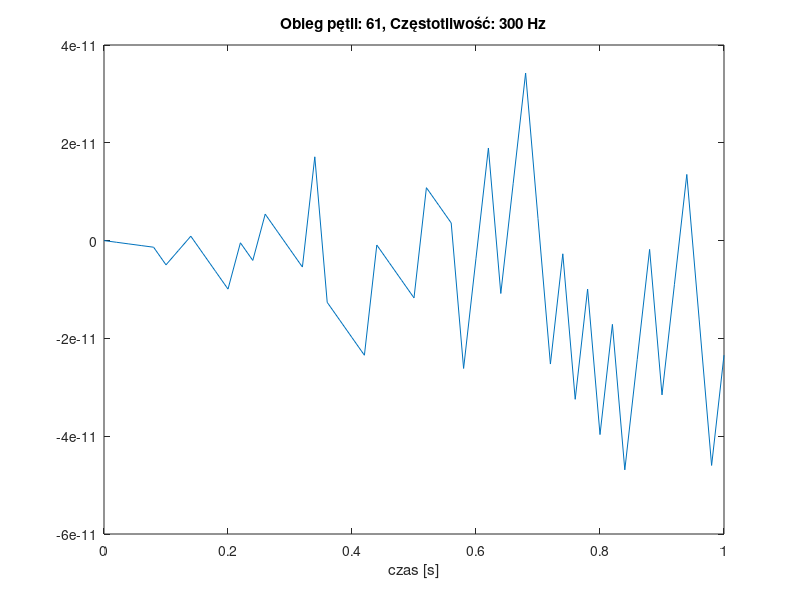
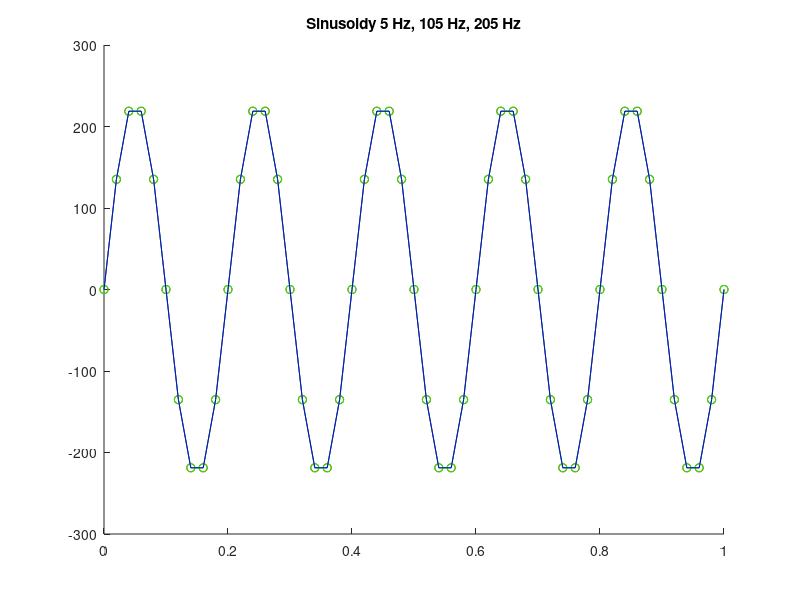
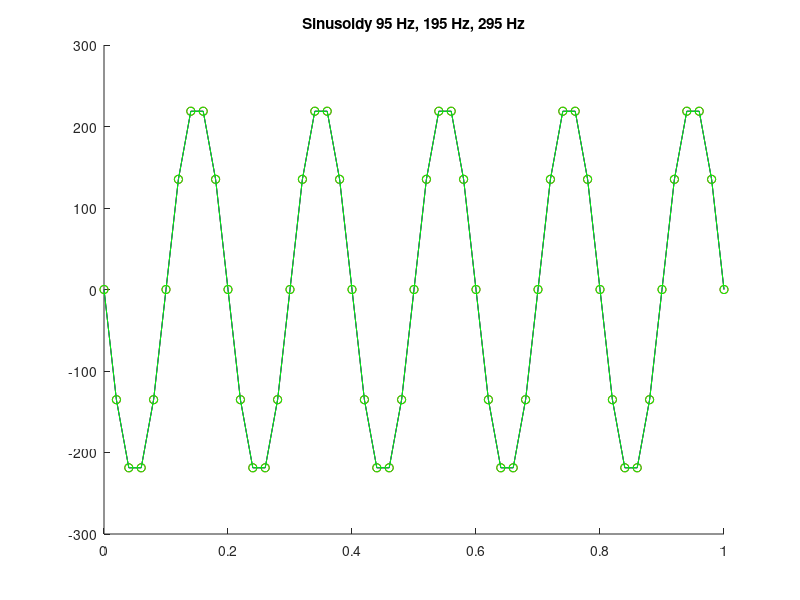
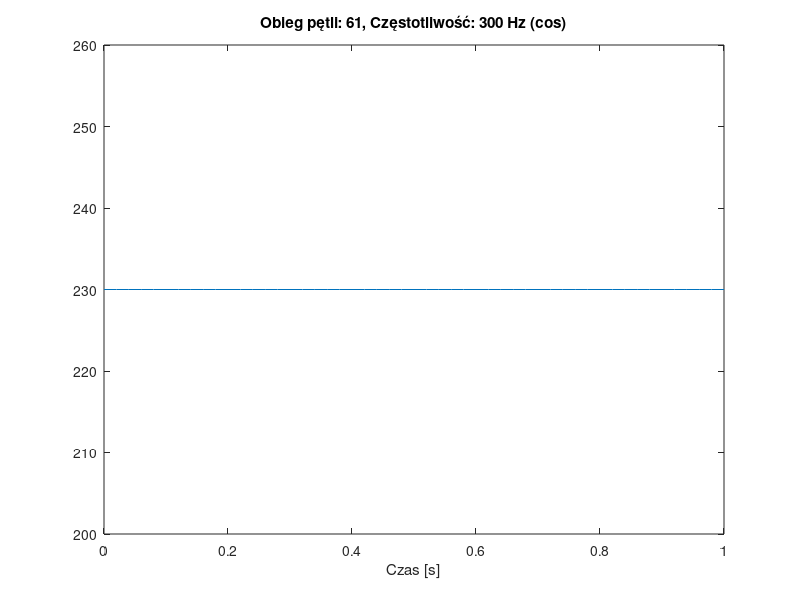

Recreate these plots in MATLAB, in order.
clear all;
close all;

A=230;
fs=50;
T=1;
dt=1/fs;

figure;
for f =0:5:300
    t=0:dt:T;
    x1=A*sin(2*pi*t*f);
    plot(t,x1);
    title(sprintf('Obieg pętli: %d, Częstotliwość: %d Hz', f/5 + 1, f));
    xlabel('czas [s]')
    pause(0.1);
end

figure;
hold on;
plot(t, A * sin(2 * pi * 5 * t),'r-o');
plot(t, A * sin(2 * pi * 105 * t),'g-o');
plot(t, A * sin(2 * pi * 205 * t),'b-');
hold off;
title('Sinusoidy 5 Hz, 105 Hz, 205 Hz');
    figure;
    hold on;
plot(t, A * sin(2 * pi * 95 * t),'r-o');
plot(t, A * sin(2 * pi * 195 * t),'b-');
plot(t, A * sin(2 * pi * 295 * t),'g-o');
hold off;
title('Sinusoidy 95 Hz, 195 Hz, 295 Hz');
pause;

figure;

for f = 0:5:300
    x2 = A * cos(2 * pi * f * t);
    plot(t, x2);
    title(sprintf('Obieg pętli: %d, Częstotliwość: %d Hz (cos)', f/5 + 1, f));
    xlabel('Czas [s]');
    pause(0.1);
end

figure;
hold on;
plot(t, A * cos(2 * pi * 5 * t));
plot(t, A * cos(2 * pi * 105 * t));
plot(t, A * cos(2 * pi * 205 * t));
hold off;
title('Kosinusoidy 5 Hz, 105 Hz, 205 Hz');

figure;
hold on;
plot(t, A * cos(2 * pi * 95 * t));
plot(t, A * cos(2 * pi * 195 * t));
plot(t, A * cos(2 * pi * 295 * t));
hold off;
title('Kosinusoidy 95 Hz, 195 Hz, 295 Hz');

figure;
hold on;
plot(t, A * cos(2 * pi * 95 * t),'r-o');
plot(t, A * cos(2 * pi * 105 * t));
hold off;
title('Kosinusoidy 95 Hz i 105 Hz');
